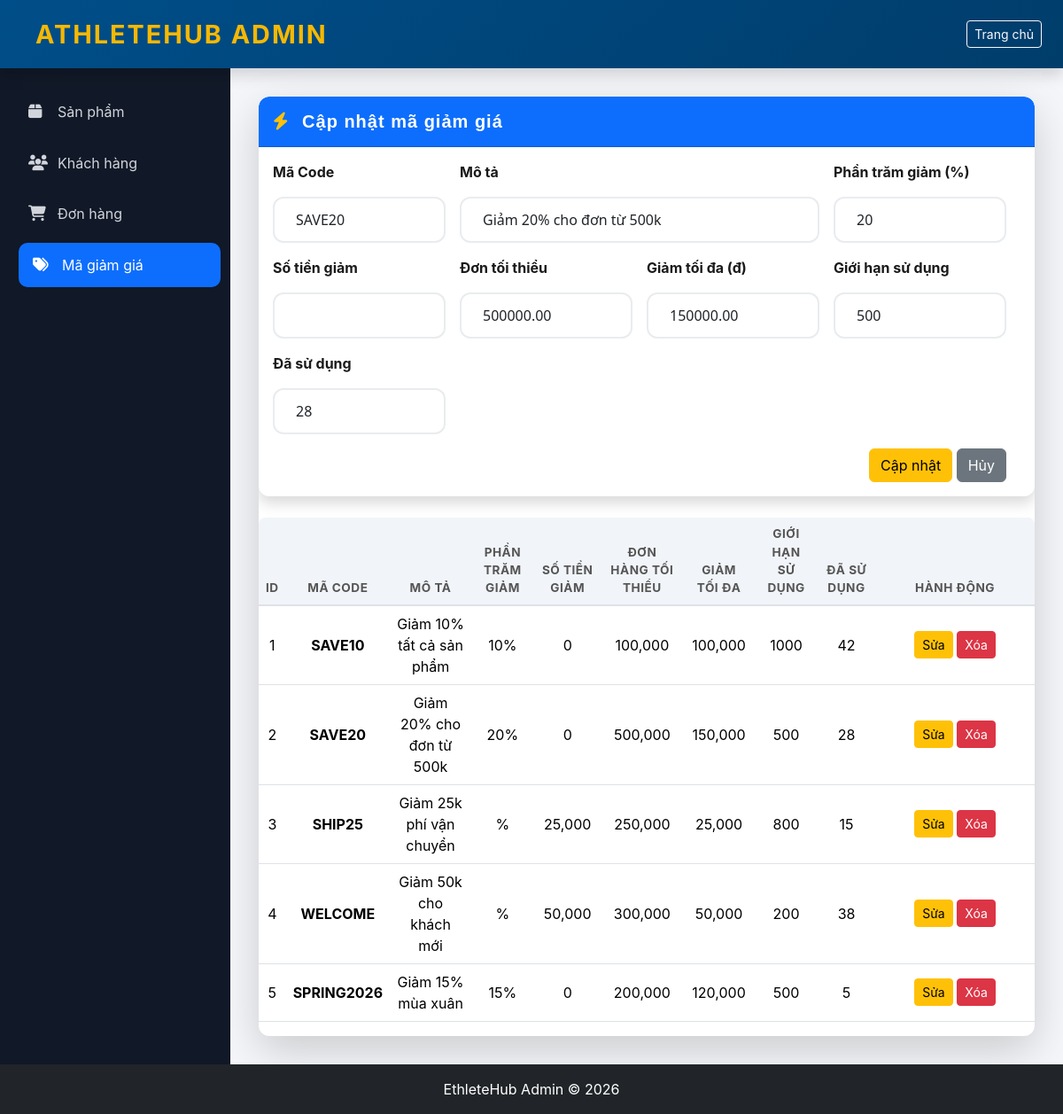
The page /CRUDgiamgia.php?edit=2 (signed in) on the database its author committed.
### tables this page shows
CREATE TABLE `ma_giam_gia` (
  `id` int(11) NOT NULL COMMENT 'ID mã giảm',
  `ma_code` varchar(50) NOT NULL COMMENT 'Mã giảm giá',
  `mo_ta` varchar(255) DEFAULT NULL COMMENT 'Mô tả',
  `phan_tram_giam` int(11) DEFAULT NULL COMMENT 'Phần trăm giảm',
  `so_tien_giam` int(11) DEFAULT NULL COMMENT 'Số tiền giảm (cố định)',
  `don_hang_toi_thieu` decimal(15,2) DEFAULT 0.00 COMMENT 'Đơn hàng tối thiểu',
  `giam_toi_da` decimal(15,2) DEFAULT NULL COMMENT 'Giảm tối đa',
  `ngay_bat_dau` datetime NOT NULL COMMENT 'Ngày bắt đầu',
  `ngay_ket_thuc` datetime NOT NULL COMMENT 'Ngày kết thúc',
  `gioi_han_su_dung` int(11) DEFAULT NULL COMMENT 'Giới hạn sử dụng',
  `da_su_dung` int(11) DEFAULT 0 COMMENT 'Đã sử dụng',
  `trang_thai` tinyint(4) DEFAULT 1 COMMENT 'Trạng thái (1=hoạt động)',
  `ngay_tao` datetime DEFAULT current_timestamp()
);

### model/CRUD.php (called while the page is built, shortened)
<?php
function getAllDiscounts($conn) {
    $sql = "SELECT * FROM ma_giam_gia ";
    $stmt = $conn->prepare($sql);
    $stmt->execute();
    return $stmt->fetchAll(PDO::FETCH_ASSOC);
}
?>

### CRUDgiamgia.php (the view, shortened to what this page needs)
<?php
require_once 'model/CRUD.php';
$db = new Database();
$conn = $db->connect();
$update_mode = false;
$edit_data = [
    'id' => '',
    'ma_code' => '',
    'mo_ta' => '',
    'phan_tram_giam' => 0,
    'so_tien_giam' => 0,
    'don_hang_toi_thieu' => 0,
    'giam_toi_da' => 0,
    'gioi_han_su_dung' => 0,
    'da_su_dung' => 0
];
if (isset($_GET['edit'])) {
    $id = $_GET['edit'];
    $sql = "SELECT * FROM ma_giam_gia WHERE id = ?";
    $stmt = $conn->prepare($sql);
    $stmt->execute([$id]);
    $result = $stmt->fetch(PDO::FETCH_ASSOC);
    if ($result) {
        $edit_data = $result;
        $update_mode = true;
    }
}
$list = getAllDiscounts($conn);
?>
<!DOCTYPE html>
<html lang="vi">
<head>
    <link href="https://cdnjs.cloudflare.com/ajax/libs/bootstrap/5.3.2/css/bootstrap.min.css" rel="stylesheet">
    <link href="https://cdnjs.cloudflare.com/ajax/libs/font-awesome/6.4.0/css/all.min.css" rel="stylesheet">
    <link rel="stylesheet" href="css/variables.css">
    <link rel="stylesheet" href="css/navbar.css">
    <link rel="stylesheet" href="css/hero.css">
    <link rel="stylesheet" href="css/categories.css">
    <link rel="stylesheet" href="css/products.css">
    <link rel="stylesheet" href="css/footer.css">
    <link rel="stylesheet" href="css/utilities.css">
    <link href="css/crud.css" rel="stylesheet" />
    <link rel="stylesheet" href="css/admin-layout.css">
</head>
<body style="background:#f4f6f9;">
    <nav class="navbar navbar-dark bg-dark shadow">
        <div class="container-fluid px-4">
            <span class="navbar-brand fw-bold">
                <i class="bi bi-speedometer2"></i> AthleteHub Admin
            </span>
            <a href="index.php" class="btn btn-outline-light btn-sm">
                <i class="bi bi-house"></i> Trang chủ
            </a>
        </div>
    </nav>
    <div class="layout">
        <aside class="sidebar">
            <ul>
                <li><a href="CRUDproduct.php"><i class="fas fa-box me-2"></i> Sản phẩm</a></li>
                <li><a href="CRUDuser.php"><i class="fas fa-users me-2"></i> Khách hàng</a></li>
                <li><a href="CRUDdonhang.php"><i class="fas fa-shopping-cart me-2"></i> Đơn hàng</a></li>
                <li><a href="CRUDgiamgia.php" class="active"><i class="fas fa-tags me-2"></i> Mã giảm giá</a></li>
            </ul>
        </aside>
        <div class="main-content">
            <div class="card shadow-lg border-0">
                <div class="card shadow border-0 mb-4">
                    <div class="card-header bg-primary text-white py-3">
                        <h5 class="mb-0">
                            <?php if ($update_mode): ?>
                                <i class="fas fa-bolt text-warning me-2"></i> Cập nhật mã giảm giá <span class="badge bg-light text-primary"></span>
                            <?php else: ?>
                                <i class="fas fa-plus-square text-info me-2"></i> Thêm mã giảm giá mới
                            <?php endif; ?>
                        </h5>
                    </div>
                    <div class="card-body">
                        <form method="POST" class="row g-3">
                            <div class="col-md-3">
                                <label class="form-label fw-bold">Mã Code</label>
                                <input type="text" name="ma_code" class="form-control" value="<?= $edit_data['ma_code'] ?>" required>
                            </div>
                            <div class="col-md-6">
                                <label class="form-label fw-bold">Mô tả</label>
                                <input type="text" name="mo_ta" class="form-control" value="<?= $edit_data['mo_ta'] ?>">
                            </div>
                            <div class="col-md-3">
                                <label class="form-label fw-bold">Phần trăm giảm (%)</label>
                                <input type="number" name="phan_tram_giam" class="form-control" value="<?= $edit_data['phan_tram_giam'] ?>">
                            </div>
                            <div class="col-md-3">
                                <label class="form-label fw-bold">Số tiền giảm </label>
                                <input type="number" name="so_tien_giam" class="form-control" value="<?= $edit_data['so_tien_giam'] ?>">
                            </div>
                            <div class="col-md-3">
                                <label class="form-label fw-bold">Đơn tối thiểu </label>
                                <input type="number" name="don_hang_toi_thieu" class="form-control" value="<?= $edit_data['don_hang_toi_thieu'] ?>">
                            </div>
                            <div class="col-md-3">
                                <label class="form-label fw-bold">Giảm tối đa (đ)</label>
                                <input type="number" name="giam_toi_da" class="form-control" value="<?= $edit_data['giam_toi_da'] ?>">
                            </div>
                            <div class="col-md-3">
                                <label class="form-label fw-bold">Giới hạn sử dụng</label>
                                <input type="number" name="gioi_han_su_dung" class="form-control" value="<?= $edit_data['gioi_han_su_dung'] ?>">
                            </div>
                            <div class="col-md-3">
                                <label class="form-label fw-bold">Đã sử dụng</label>
                                <input type="number" name="da_su_dung" class="form-control" value="<?= $edit_data['da_su_dung'] ?>">
                            </div>
                            <div class="col-12 text-end">
                                <?php if ($update_mode): ?>
                                    <button name="save_discount" class="btn btn-warning">Cập nhật</button>
                                    <a href="CRUDgiamgia.php" class="btn btn-secondary">Hủy</a>
                                <?php else: ?>
                                    <button name="save_discount" class="btn btn-success">Thêm mới</button>
                                <?php endif; ?>
                            </div>
                        </form>
                    </div>
                </div>
                <div class="table-responsive">
                    <table class="table table-hover align-middle text-center">
                        <thead class="table-dark">
                            <tr>
                                <th>ID</th>
                                <th>Mã Code</th>
                                <th>Mô tả</th>
                                <th>Phần trăm giảm</th>
                                <th>Số tiền giảm</th>
                                <th>Đơn hàng tối thiểu</th>
                                <th>Giảm tối đa</th>
                                <th>Giới hạn sử dụng</th>
                                <th>Đã sử dụng</th>
                                <th width="180">Hành động</th>
                            </tr>
                        </thead>
                        <tbody>
                            <?php foreach ($list as $giamgia) { ?>
                                <tr>
                                    <td><?= $giamgia['id'] ?></td>
                                    <td><strong><?= $giamgia['ma_code'] ?></strong></td>
                                    <td><?= $giamgia['mo_ta'] ?></td>
                                    <td><?= $giamgia['phan_tram_giam'] ?>%</td>
                                    <td><?= number_format($giamgia['so_tien_giam']?? 0) ?></td>
                                    <td><?= number_format($giamgia['don_hang_toi_thieu']?? 0) ?></td>
                                    <td><?= number_format($giamgia['giam_toi_da']?? 0) ?></td>
                                    <td><?= $giamgia['gioi_han_su_dung'] ?></td>
                                    <td><?= $giamgia['da_su_dung'] ?></td>
                                    <td>
                                        <a href="?edit=<?= $giamgia['id'] ?>" class="btn btn-sm btn-warning">Sửa</a>
                                        <a href="?delete=<?= $giamgia['id'] ?>" class="btn btn-sm btn-danger"
                                            onclick="return confirm('Xóa mã <?= $giamgia['ma_code'] ?>?')">Xóa</a>
                                    </td>
                                </tr>
                            <?php } ?>
                        </tbody>
                    </table>
                </div>
            </div>
        </div>
    </div>
    <footer class="bg-dark text-white text-center py-3">
        EthleteHub Admin © 2026
    </footer>
</body>
</html>

### css/variables.css (style rules this page uses)
:root { --primary: #ff6b35; --primary-dark: #ff5220; --primary-light: #ff8555; --secondary: #004e89; --secondary-dark: #003d6b; --secondary-light: #0066b3; --accent: #f7b801; --accent-dark: #d99e00; --accent-light: #ffc928; --success: #06d6a0; --warning: #ffa500; --danger: #ef476f; --dark: #1a1a1a; --light: #f8f9fa; --white: #ffffff; --gray: #6c757d; --gray-light: #e9ecef; --spacing-xs: 0.25rem; --spacing-sm: 0.5rem; --spacing-md: 1rem; --spacing-lg: 1.5rem; --spacing-xl: 2rem; --spacing-2xl: 3rem; --spacing-3xl: 4rem; --border-radius-sm: 8px; --border-radius: 12px; --border-radius-lg: 16px; --border-radius-full: 50px; --font-primary: 'Segoe UI', Tahoma, Geneva, Verdana, sans-serif; --font-display: 'Trebuchet MS', sans-serif; --font-size-xs: 0.75rem; --font-size-sm: 0.875rem; --font-size-base: 1rem; --font-size-lg: 1.125rem; --font-size-xl: 1.5rem; --font-size-2xl: 2rem; --font-size-3xl: 3rem; --font-size-4xl: 4rem; --font-weight-normal: 400; --font-weight-semibold: 600; --font-weight-bold: 700; --font-weight-extra-bold: 800; --font-weight-black: 900; --shadow-sm: 0 2px 4px rgba(0, 0, 0, 0.1); --shadow-md: 0 5px 15px rgba(0, 0, 0, 0.08); --shadow-lg: 0 10px 30px rgba(0, 0, 0, 0.12); --shadow-xl: 0 15px 40px rgba(0, 0, 0, 0.15); --transition-fast: 0.2s ease; --transition-base: 0.3s ease; --transition-slow: 0.5s ease; --line-height-tight: 1.2; --line-height-base: 1.5; --line-height-relaxed: 1.75; }
* { margin: 0; padding: 0; box-sizing: border-box; }
html { scroll-behavior: smooth; }
body { font-family: var(--font-primary); font-size: var(--font-size-base); line-height: var(--line-height-base); color: var(--dark); background-color: var(--white); overflow-x: hidden; }
h1, h2, h3, h4, h5, h6 { font-family: var(--font-display); font-weight: var(--font-weight-extra-bold); letter-spacing: 1px; }
a { color: var(--primary); text-decoration: none; transition: color var(--transition-base); }

### css/navbar.css (style rules this page uses)
.navbar-custom, .navbar { background: linear-gradient(135deg, var(--secondary) 0%, var(--secondary-dark) 100%) !important; padding: 0.75rem 0; box-shadow: var(--shadow-md); position: sticky; top: 0; z-index: 1000; transition: all var(--transition-base); }
.navbar-brand { font-size: 1.8rem; font-weight: var(--font-weight-black); color: var(--accent) !important; text-transform: uppercase; letter-spacing: 2px; display: flex; align-items: center; gap: var(--spacing-md); transition: transform var(--transition-base); }

### css/utilities.css (style rules this page uses)
.text-center { text-align: center; }
.bg-primary { background-color: var(--primary); }
.bg-dark { background-color: var(--dark); }
.shadow-lg { box-shadow: var(--shadow-lg); }
.form-control { padding: 12px var(--spacing-lg); border: 2px solid var(--gray-light); border-radius: var(--border-radius); font-size: 1rem; font-family: var(--font-primary); transition: all var(--transition-base); }
.form-control::placeholder { color: var(--gray); }
.form-label { display: block; margin-bottom: var(--spacing-md); font-weight: var(--font-weight-bold); color: var(--dark); }
* { max-width: 100%; }
body { overflow-x: hidden; }
html { scroll-behavior: smooth; }
a { padding: 5px; display: inline-block; }

### css/crud.css (style rules this page uses)
body { background-color: #f8f9fa; font-family: 'Inter', sans-serif; }
.table thead th { background-color: #f1f4f8; border-bottom: 2px solid #dee2e6; text-transform: uppercase; font-size: 0.85rem; letter-spacing: 0.5px; color: #555; }

### css/admin-layout.css (style rules this page uses)
:root { --sidebar-width: 260px; --dark-bg: #111827; --sidebar-hover: #1f2937; --primary-color: #0d6efd; --transition-speed: 0.3s; }
body { background-color: #f4f6f9; font-family: 'Inter', system-ui, -apple-system, sans-serif; }
.layout { display: flex; min-height: calc(100vh - 56px); }
.sidebar { width: var(--sidebar-width); background: var(--dark-bg); color: #fff; padding: 1.5rem 1rem; flex-shrink: 0; transition: all var(--transition-speed); }
.sidebar ul { list-style: none; padding: 0; }
.sidebar li { margin-bottom: 0.5rem; }
.sidebar a { display: flex; align-items: center; padding: 0.8rem 1rem; color: #d1d5db; text-decoration: none; border-radius: 10px; transition: all 0.2s; }
.sidebar a i { width: 25px; font-size: 1.1rem; }
.sidebar a:hover, .sidebar a.active { background: var(--sidebar-hover); color: #fff; transform: translateX(5px); }
.sidebar a.active { background: var(--primary-color); }
.main-content { flex: 1; padding: 2rem; width: 100%; overflow-x: hidden; }
.card { border-radius: 12px; overflow: hidden; }
.table thead { background-color: #f8f9fa; }
.table-responsive { border-radius: 8px; }

### rows shown on the page
ma_giam_gia: ma_code "SAVE20", mo_ta "Giảm 20% cho đơn từ 500k", phan_tram_giam "20", don_hang_toi_thieu "500000.00", giam_toi_da "150000.00", gioi_han_su_dung "500", da_su_dung "28", id "2", so_tien_giam "0", don_hang_toi_thieu "500,000", giam_toi_da "150,000"
ma_giam_gia: id "1", ma_code "SAVE10", mo_ta "Giảm 10% tất cả sản phẩm", phan_tram_giam "10", so_tien_giam "0", don_hang_toi_thieu "100,000", giam_toi_da "100,000", gioi_han_su_dung "1000", da_su_dung "42"
ma_giam_gia: id "3", ma_code "SHIP25", mo_ta "Giảm 25k phí vận chuyển", so_tien_giam "25,000", don_hang_toi_thieu "250,000", giam_toi_da "25,000", gioi_han_su_dung "800", da_su_dung "15"
ma_giam_gia: id "4", ma_code "WELCOME", mo_ta "Giảm 50k cho khách mới", so_tien_giam "50,000", don_hang_toi_thieu "300,000", giam_toi_da "50,000", gioi_han_su_dung "200", da_su_dung "38"
ma_giam_gia: id "5", ma_code "SPRING2026", mo_ta "Giảm 15% mùa xuân", phan_tram_giam "15", so_tien_giam "0", don_hang_toi_thieu "200,000", giam_toi_da "120,000", gioi_han_su_dung "500", da_su_dung "5"
